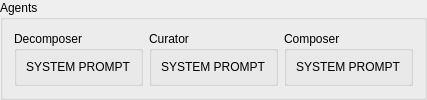
            <widget class="QGroupBox" name="agentsGB">
             <property name="title">
              <string>Agents</string>
             </property>
             <layout class="QHBoxLayout" name="horizontalLayout_38">
              <item>
               <widget class="QGroupBox" name="decomposerGB">
                <property name="title">
                 <string>Decomposer</string>
                </property>
                <layout class="QVBoxLayout" name="verticalLayout_78">
                 <item>
                  <widget class="QLabel" name="decomSysPromptLabel">
                   <property name="text">
                    <string>SYSTEM PROMPT</string>
                   </property>
                  </widget>
                 </item>
                </layout>
               </widget>
              </item>
              <item>
               <widget class="QGroupBox" name="curatorGB">
                <property name="title">
                 <string>Curator</string>
                </property>
                <layout class="QVBoxLayout" name="verticalLayout_79">
                 <item>
                  <widget class="QLabel" name="curSysPromptLabel_2">
                   <property name="text">
                    <string>SYSTEM PROMPT</string>
                   </property>
                  </widget>
                 </item>
                </layout>
               </widget>
              </item>
              <item>
               <widget class="QGroupBox" name="composerGB">
                <property name="title">
                 <string>Composer</string>
                </property>
                <layout class="QVBoxLayout" name="verticalLayout_80">
                 <item>
                  <widget class="QLabel" name="comSysPromptLabel_3">
                   <property name="text">
                    <string>SYSTEM PROMPT</string>
                   </property>
                  </widget>
                 </item>
                </layout>
               </widget>
              </item>
             </layout>
            </widget>
